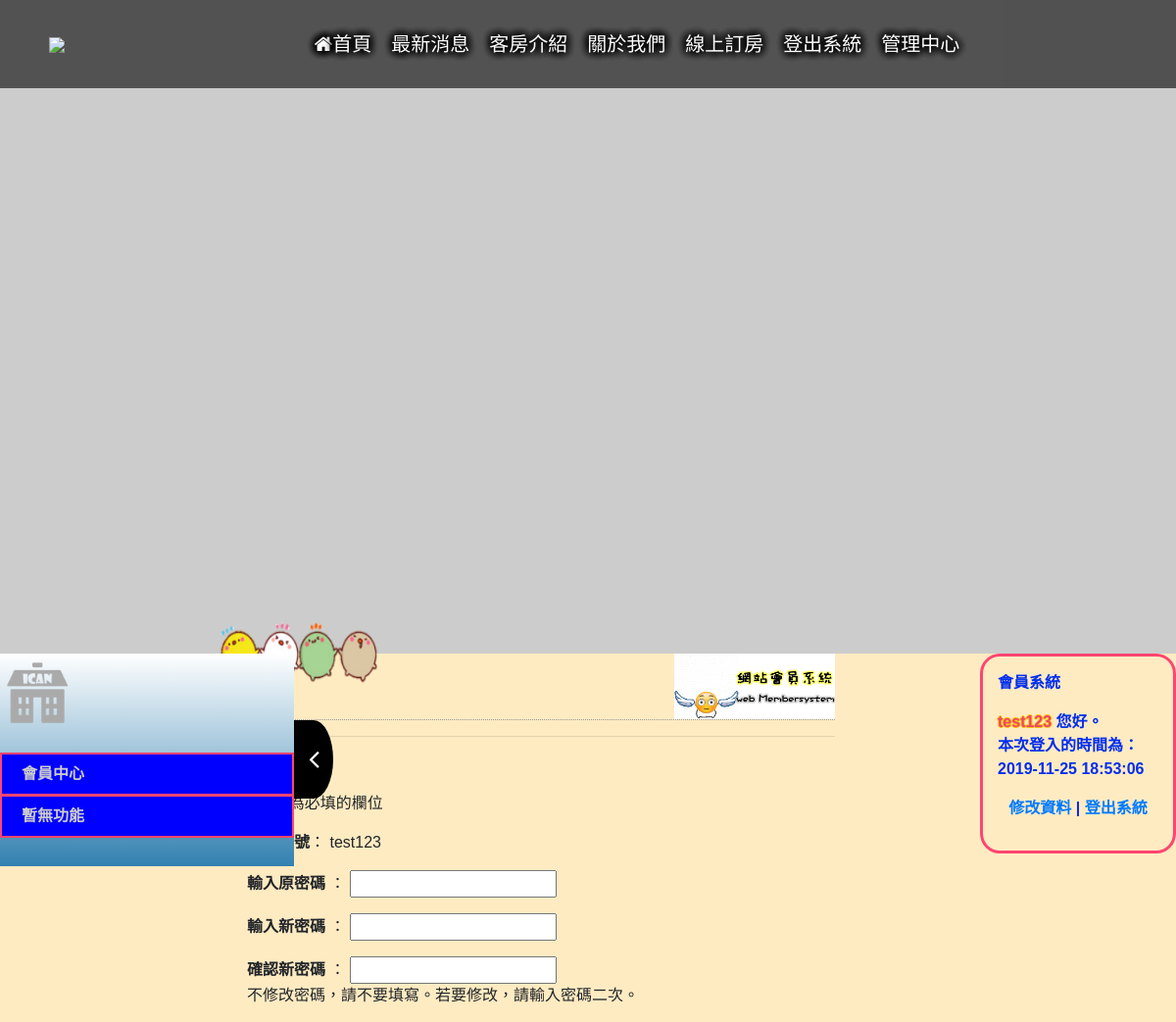
Page /layouts/member/updatemember.php?id=41 (signed in, upper part) on the earlier database version.
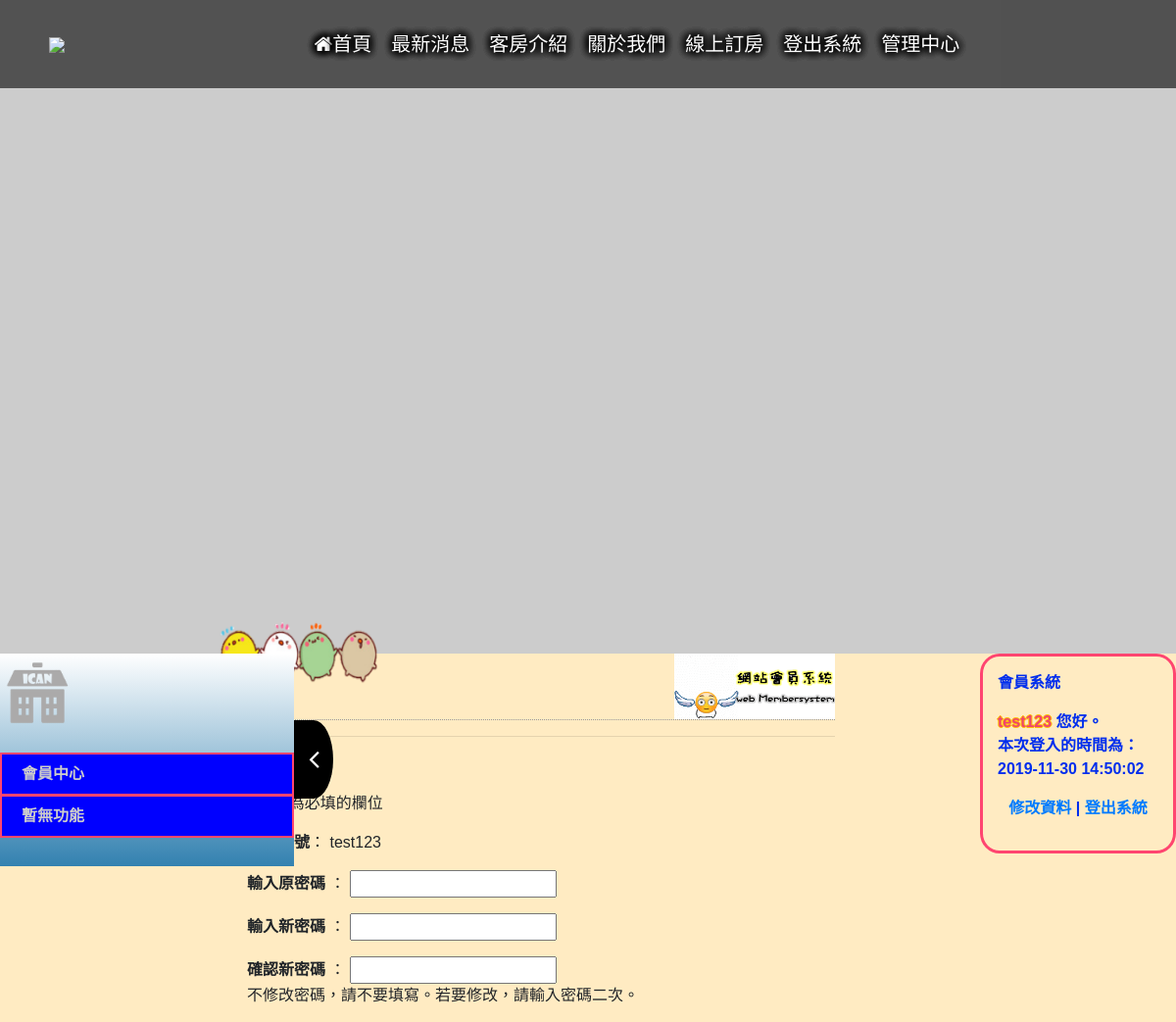
Same page on the later database version.
### tables this page shows
CREATE TABLE `memberdata` (
  `m_id` int(10) NOT NULL,
  `m_name` varchar(20) NOT NULL,
  `m_username` varchar(20) NOT NULL,
  `m_passwd` varchar(100) NOT NULL,
  `m_sex` enum('男','女') NOT NULL,
  `m_birthday` date DEFAULT NULL,
  `m_email` varchar(100) DEFAULT NULL,
  `m_phone` varchar(100) DEFAULT NULL,
  `m_address` varchar(100) DEFAULT NULL,
  `m_level` enum('admin','member') NOT NULL DEFAULT 'member',
  `m_login` int(11) UNSIGNED NOT NULL DEFAULT 0,
  `m_logintime` datetime DEFAULT NULL,
  `m_jointime` datetime NOT NULL
);

### layouts/member/updatemember.php (the view, shortened to what this page needs)
<?php
require_once("../../connMysql.php");
$query_RecMember = "SELECT * FROM memberdata WHERE m_username='{$_SESSION["loginMember"]}'";
$RecMember = $db_link->query($query_RecMember);
$row_RecMember=$RecMember->fetch_assoc();
$query_RecMember = "SELECT m_id, m_name, m_logintime FROM memberdata WHERE m_username=?";
$stmt=$db_link->prepare($query_RecMember);
$stmt->bind_param("s", $_SESSION["loginMember"]);
$stmt->execute();
$stmt->bind_result($mid, $mname, $mlogintime);
?>
<!DOCTYPE html>
<html lang="zh-tw">
<head>
    <link href=".\../../font-awesome-4.7.0/css/font-awesome.min.css" rel="stylesheet" />
    <link href=".\../../css/bootstrap.min.css" rel="stylesheet" />
    <link href=".\../../css/ican.css" rel="stylesheet" />
</head>
<body>
    <?php
    include("../header.php");
    ?>
    <?php
    include("../member-fixed.php");
    ?>
<div class="admincontent">
<table id="jointable" width="50%" border="0" align="center" cellpadding="4" cellspacing="0">
  <tr>
    <td class="tdbline">
      <img src="../../images/cute.png" id="cute"  title="忍法~影分身之術" width="164" height="67">
      <img src="../../images/mlogo.gif" id="mlogo" alt="會員系統" width="164" height="67">
    </td>
  </tr>
  <tr>
    <td class="tdbline"><table width="100%" border="0" cellspacing="0" cellpadding="10">
      <tr valign="top">
        <td class="tdrline"><form action="" method="POST" name="formupdate" id="formupdate" onSubmit="return checkupdate();">
          <div class="dataDiv">
            <hr size="1" />
            <p class="heading">帳號資料</p>
            <p>
              <font color="#FF0000">*</font> 表示為必填的欄位
            </p>
            <p><strong>會員帳號</strong>：
              <?php echo $row_RecMember["m_username"];?>
            </p>
            <p><strong>輸入原密碼</strong> ：
            <input name="oripasswd" type="password" class="normalinput">
            ?><br>
            </p>
            <p><strong>輸入新密碼</strong> ：
            <input name="m_newpasswd" type="password" class="normalinput" id="m_newpasswd">
            </p>
            <p><strong>確認新密碼</strong> ：
            <input name="m_passwdrecheck" type="password" class="normalinput" id="m_passwdrecheck"><br>
              <span class="smalltext">不修改密碼，請不要填寫。若要修改，請輸入密碼二次。</span>
            </p>
          </div>
        </form></td>
      </tr>
    </table></td>
  </tr>
</table>
</div>
</body>
</html>

### layouts/member-fixed.php (shortened to what this page needs)
<div class="Logininformation">
    <p class="heading"><strong>會員系統</strong></p>
      <p>
        <strong>
          <?php
            echo "<font id='usernamestyle'>".$row_RecMember["m_name"]."</font>";
            ?>
        </strong>您好。<br>
        本次登入的時間為：<br>
        <?php
          echo $row_RecMember["m_logintime"];
        ?>
      </p>
      <p align="center"><a href="updatemember.php?id=<?php echo $mid;?>">修改資料</a> | <a href="?logout=true">登出系統</a>
    </p>
</div>
<div class="adminsidebar">
    <div class="side-menu">
        <div class="sidebar-heading">
            <img src=".\images/logo.png" id="adminlogo">
        </div>
            <ul class="list-group list-group-flush ">
                <li>
                  <a class="list-group-item py-2 list-group-item-action">會員中心</a>
                </li>
               <li>
                  <a class="list-group-item py-2 list-group-item-action">暫無功能</a>
                </li>
            </ul>
        <label for="showsidebar">
            <i class="fa fa-angle-right"></i>
        </label>
    </div>
</div>

Differences in the rows shown:
changed memberdata "test123": m_logintime "2019-11-25 18:53:06" → "2019-11-30 14:50:02"
